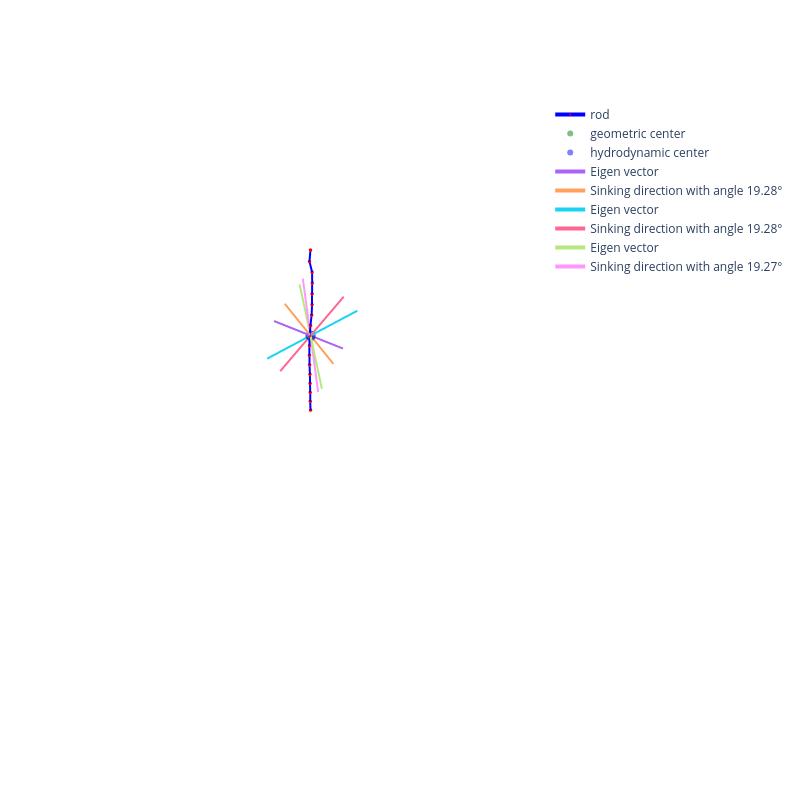

The notebook cell this image was saved under:
### Code cell
# Extract X, Y, Z coordinates
x, y, z = positions_x.T
xc, yc, zc = x_g
xm, ym, zm = x_cm

# Find the min and max values for x, y, and z
min_val = min(np.min(x), np.min(y), np.min(z)) - 5
max_val = max(np.max(x), np.max(y), np.max(z)) + 5

# Plotting
fig = go.Figure()

# Add the rod as a line plot
fig.add_trace(go.Scatter3d(
    x=x, y=y, z=z, 
    mode='lines+markers', 
    line=dict(color='blue', width=4),
    marker=dict(size=2, color='red'),
    name="rod"
))

# Add center of mass as a marker
fig.add_trace(go.Scatter3d(
    x=[xc], y=[yc], z=[zc], 
    mode='markers', 
    marker=dict(size=6, color='green',opacity=0.5),
    name="geometric center"
))

# Add hydrodynamic center as a marker
fig.add_trace(go.Scatter3d(
    x=[xm], y=[ym], z=[zm], 
    mode='markers', 
    marker=dict(size=6, color='blue',opacity=0.5),
    name="hydrodynamic center"
))

for eigenvec, velocity, cos_angle in zip(eigenvecs, velocities, cos_angles):
    # Plot eigenvectors and direction of descent velocity
    angle = 180 * jnp.arccos(cos_angle) / jnp.pi

    # Plot eigenvectors centered at delta
    start = x_cm - 5 * eigenvec  # One end of the segment
    end   = x_cm + 5 * eigenvec  # The other end of the segment

    fig.add_trace(go.Scatter3d(
        x=[start[0], end[0]],
        y=[start[1], end[1]],
        z=[start[2], end[2]],
        mode="lines",
        line=dict(width=4),
        name="Eigen vector"
    ))    

    start =  x_cm - 5 * velocity  # One end of the segment
    end =  x_cm + 5 * velocity    # The other end of the segment

    fig.add_trace(go.Scatter3d(
        x=[start[0], end[0]],
        y=[start[1], end[1]],
        z=[start[2], end[2]],
        mode="lines",
        line=dict(width=4),
        name=f"Sinking direction with angle {angle:.2f}°"
    ))


# Set layout with 1:1:1 aspect ratio, larger figure, and no axes or background
fig.update_layout(
    scene=dict(
        xaxis_title='X',
        yaxis_title='Y',
        zaxis_title='Z',
        # Set the same range for all axes
        xaxis=dict(range=[min_val, max_val], visible=False),
        yaxis=dict(range=[min_val, max_val], visible=False),
        zaxis=dict(range=[min_val, max_val], visible=False),
        aspectmode="manual",
        aspectratio=dict(x=1, y=1, z=1),
    ),
    width=800,  # Set figure width
    height=800,  # Set figure height
)


# Show figure
fig.show()

### Figure 1 — Plotly figure (JSON) as saved in the notebook; plotly's stock layout.template omitted (floating-point values rounded to 4 significant figures)
{"data": [{"line": {"color": "blue", "width": 4}, "marker": {"color": "red", "size": 2}, "mode": "lines+markers", "name": "rod", "type": "scatter3d", "x": [0.0, 0.02811, 0.03089, 0.04788, 0.05711, 0.08623, 0.09607, 0.09462, 0.07508, 0.003999, -0.0898, -0.1259, -0.125, -0.1357, -0.1247, 0.0654, -0.007071], "y": [0.0, -0.007207, -0.008991, -0.0154, -0.01874, -0.03582, -0.0404, -0.03971, -0.03018, 0.00197, 0.04532, 0.06355, 0.06312, 0.06884, 0.06339, -0.0537, -0.01097], "z": [0.0, 0.9996, 2.0, 2.999, 3.999, 4.999, 5.999, 6.999, 7.998, 8.995, 9.99, 10.99, 11.99, 12.99, 13.99, 14.96, 15.96]}, {"marker": {"color": "green", "opacity": 0.5, "size": 6}, "mode": "markers", "name": "geometric center", "type": "scatter3d", "x": [-0.001205], "y": [0.00316], "z": [7.992]}, {"marker": {"color": "blue", "opacity": 0.5, "size": 6}, "mode": "markers", "name": "hydrodynamic center", "type": "scatter3d", "x": [-0.001139], "y": [0.003132], "z": [7.986]}, {"line": {"width": 4}, "mode": "lines", "name": "Eigen vector", "type": "scatter3d", "x": [4.053, -4.055], "y": [-0.2017, 0.208], "z": [10.91, 5.066]}, {"line": {"width": 4}, "mode": "lines", "name": "Sinking direction with angle 19.28°", "type": "scatter3d", "x": [2.862, -2.864], "y": [-0.1455, 0.1518], "z": [12.08, 3.889]}, {"line": {"width": 4}, "mode": "lines", "name": "Eigen vector", "type": "scatter3d", "x": [2.121, -2.123], "y": [-3.448, 3.454], "z": [5.055, 10.92]}, {"line": {"width": 4}, "mode": "lines", "name": "Sinking direction with angle 19.28°", "type": "scatter3d", "x": [1.499, -1.501], "y": [-2.428, 2.434], "z": [3.882, 12.09]}, {"line": {"width": 4}, "mode": "lines", "name": "Eigen vector", "type": "scatter3d", "x": [2.019, -2.022], "y": [3.405, -3.398], "z": [4.928, 11.04]}, {"line": {"width": 4}, "mode": "lines", "name": "Sinking direction with angle 19.27°", "type": "scatter3d", "x": [1.391, -1.394], "y": [2.346, -2.34], "z": [3.794, 12.18]}], "layout": {"height": 800, "scene": {"aspectmode": "manual", "aspectratio": {"x": 1, "y": 1, "z": 1}, "xaxis": {"range": [-5.136, 20.96], "title": {"text": "X"}, "visible": false}, "yaxis": {"range": [-5.136, 20.96], "title": {"text": "Y"}, "visible": false}, "zaxis": {"range": [-5.136, 20.96], "title": {"text": "Z"}, "visible": false}}, "width": 800}}
